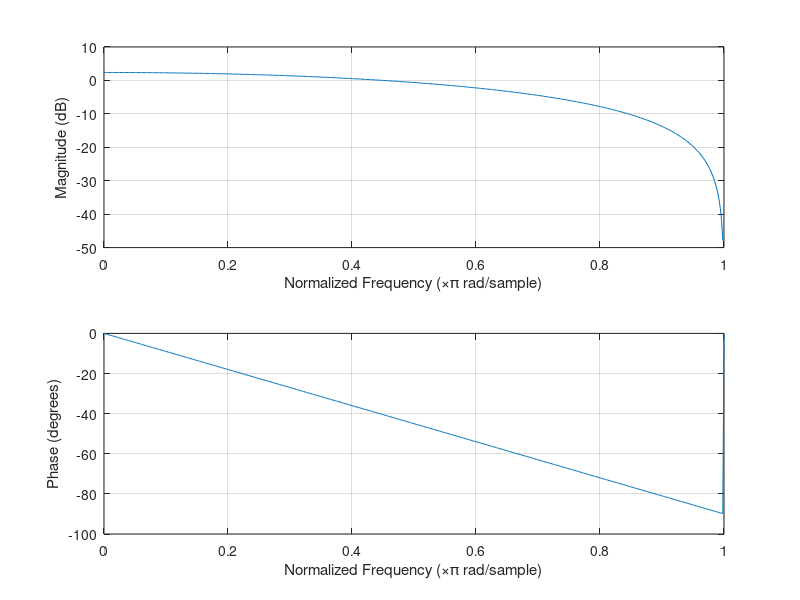

MATLAB code for this plot:
wp1 = 0.3;
wp2 = 0.6;
ws1 = 0.2;
ws2 = 0.7;
dels = 0.1;
Fs = 8000;
N1 = -20*log10(dels) - 7.95;
N2 = 14.36 * (ws2 - ws1) * Fs / (2*pi);
N = N1 / N2;
M = ceil(N);
disp(M)
wc1 = (wp1 + ws1) / 2;
wc2 = (wp2 + ws2) / 2;
disp(wc1)
disp(wc2)
b = fir1(M, [wc1, wc2], 'bandpass', rectwin(M+1));
figure(3);
freqz(b, 1, 512);
